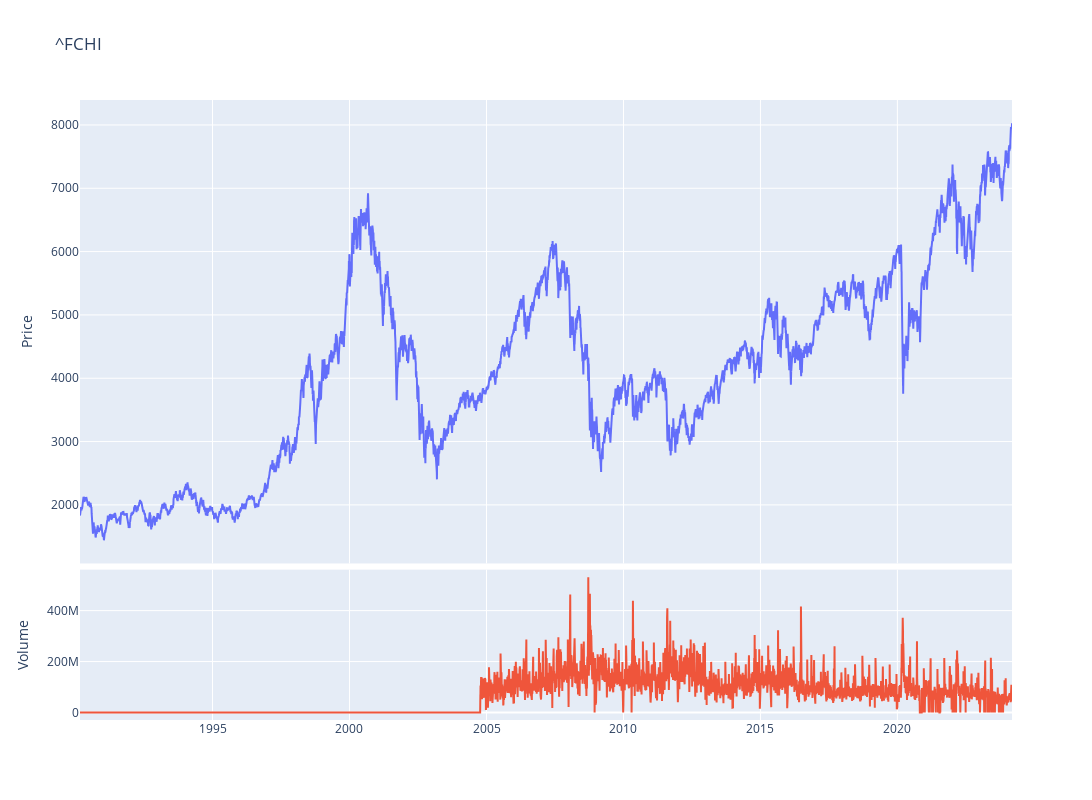

Notebook code cell kept with this figure:
### Code cell
fig = make_subplots(rows=4, cols=1,shared_xaxes=True,vertical_spacing=0.01,specs=[[{'rowspan':3,'colspan':1}],[None],[None],[{'rowspan':1,'colspan':1}]])

# Graph (1,1)
fig.add_trace(go.Scatter(x=stock_cac.index,y=stock_cac['Adj Close'],mode="lines",name=f"{ticker}"),row=1, col=1)
# Update xaxis properties
fig.update_yaxes(title_text="Price", row=1, col=1)

# Graph (4,1)
fig.add_trace(go.Scatter(x=stock_cac.index,y=stock_cac['Volume'],mode="lines",name='Volume'),row=4, col=1)
fig.update_yaxes(title_text="Volume", row=4, col=1)

fig.update_layout(height=800, width=1300,showlegend=False,title=f"{ticker}")

fig.show()

### Figure 1 — Plotly figure (JSON) as saved in the notebook; plotly's stock layout.template omitted (floating-point values rounded to 4 significant figures; data arrays with more than 128 entries replaced by an {"elided": "..."} marker saying what was removed)
{"data": [{"mode": "lines", "name": "^FCHI", "type": "scatter", "x": {"elided": "8639 str values"}, "xaxis": "x", "y": {"elided": "8639 float values"}, "yaxis": "y"}, {"mode": "lines", "name": "Volume", "type": "scatter", "x": {"elided": "8639 str values"}, "xaxis": "x2", "y": {"elided": "8639 int values"}, "yaxis": "y2"}], "layout": {"height": 800, "showlegend": false, "title": {"text": "^FCHI"}, "width": 1300, "xaxis": {"anchor": "y", "domain": [0, 1], "matches": "x2", "showticklabels": false}, "xaxis2": {"anchor": "y2", "domain": [0, 1]}, "yaxis": {"anchor": "x", "domain": [0.2525, 1], "title": {"text": "Price"}}, "yaxis2": {"anchor": "x2", "domain": [0, 0.2425], "title": {"text": "Volume"}}}}
